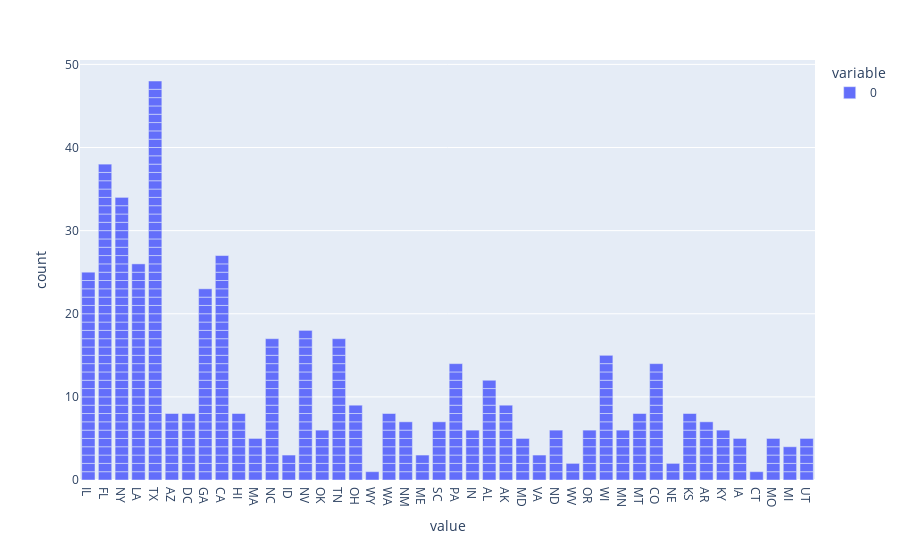

Notebook source saved alongside this figure:
### Code cell
#plot = sns.histplot(phase1_df['location.state'].values, bins=20, binwidth=2)
#ax.tick_params(axis='x', rotation=90)
px.bar(phase1_df['location.state'].values)
#plt.setp(plot.get_xticklabels(), rotation=90)

### Figure 1 — Plotly figure (JSON) as saved in the notebook; plotly's stock layout.template omitted (floating-point values rounded to 4 significant figures; data arrays with more than 128 entries replaced by an {"elided": "..."} marker saying what was removed)
{"data": [{"alignmentgroup": "True", "hovertemplate": "variable=0<br>value=%{x}<br>count=%{y}<extra></extra>", "legendgroup": "0", "marker": {"color": "#636efa", "pattern": {"shape": ""}}, "name": "0", "offsetgroup": "0", "orientation": "v", "showlegend": true, "textposition": "auto", "type": "bar", "x": {"elided": "495 str values"}, "xaxis": "x", "y": {"elided": "495 int values"}, "yaxis": "y"}], "layout": {"barmode": "relative", "legend": {"title": {"text": "variable"}, "tracegroupgap": 0}, "margin": {"t": 60}, "xaxis": {"anchor": "y", "domain": [0, 1], "title": {"text": "value"}}, "yaxis": {"anchor": "x", "domain": [0, 1], "title": {"text": "count"}}}}
